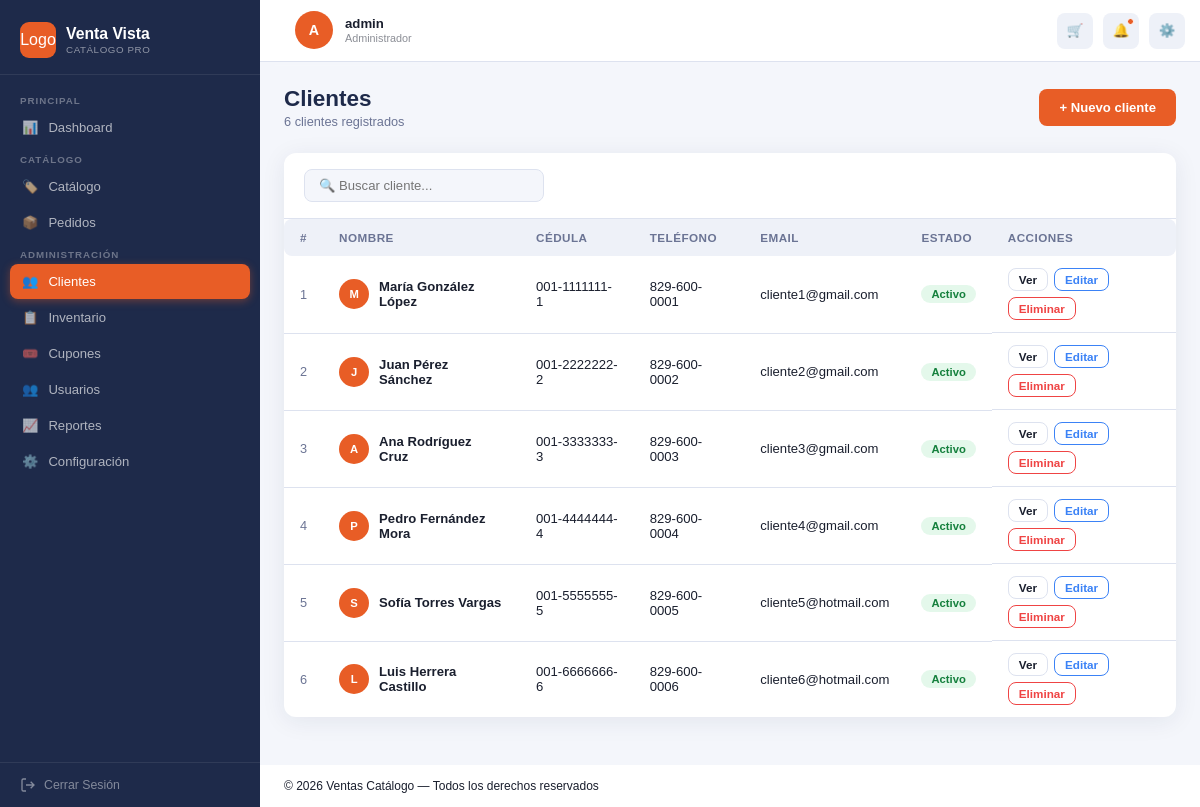
Screenshot of /clientes (signed in) with the database file from the repository.
### tables this page shows
CREATE TABLE clientes ( 

    idCliente   INT          NOT NULL AUTO_INCREMENT, 

    nombre      VARCHAR(60)  NOT NULL, 

    apellidos   VARCHAR(60)  NOT NULL, 

    cedula      VARCHAR(20)  NOT NULL, 

    telefono    VARCHAR(20), 

    email       VARCHAR(100) NOT NULL, 

    idUsuario   INT          NOT NULL, 

    PRIMARY KEY (idCliente), 

    UNIQUE KEY uk_cliente_cedula  (cedula), 

    UNIQUE KEY uk_cliente_email   (email), 

    UNIQUE KEY uk_cliente_usuario (idUsuario), 

    CONSTRAINT fk_cliente_usuario FOREIGN KEY (idUsuario) 

        REFERENCES usuarios (idUsuario) ON DELETE CASCADE ON UPDATE CASCADE 

);

### app/core/Controller.php (called while the page is built, shortened)
<?php
abstract class Controller {
    protected function render(string $vista, array $datos = []): void {
        require dirname(__DIR__) . '/views/layouts/layout.php';
    }
}

### app/controllers/ClienteController.php (called while the page is built, shortened)
<?php
class ClienteController extends Controller {
    public function index(): void {
        $this->render('clientes/index', [
            'clientes' => Cliente::obtenerTodos(),
            'flash'    => $this->getFlash(),
            'usuario'  => $this->usuarioActual(),
        ]);
    }
}

### app/core/Router.php (called while the page is built, shortened)
<?php
class Router {
    public function run(){
        $url = $_GET['url'] ?? '';
        $url = trim($url, '/');
        $routes = require dirname(__DIR__, 2) . '/config/routes.php';
        if (isset($routes[$url])) {
            $action = $routes[$url]['action'];
        }
        else{
            $controllerName = 'AuthController';
            $action = 'login';
        }
        $controller = new $controllerClass();
        $controller->$action();
    }
}

### public/index.php (called while the page is built, shortened)
<?php
$router = new Router();
$router->run();
?>

### app/models/Cliente.php (called while the page is built, shortened)
<?php
class Cliente extends Model {
    public static function obtenerTodos(): array {
        $sql = "SELECT c.*, u.nombreUsuario, u.email AS emailUsuario, u.activo
                FROM clientes c
                JOIN usuarios u ON c.idUsuario = u.idUsuario";
        return self::db()->query($sql)->fetchAll(PDO::FETCH_ASSOC);
    }
}

### app/views/clientes/index.php (the view, shortened to what this page needs)
<?php $clientes = $clientes ?? []; ?>
<div class="page-header">
    <div>
        <h1 class="page-titulo">Clientes</h1>
        <p class="page-sub"><?= count($clientes) ?> clientes registrados</p>
    </div>
    <a href="<?= BASE_URL ?>clientes/crear" class="btn btn-primario">+ Nuevo cliente</a>
</div>
<div class="panel">
    <div class="panel-header">
        <input class="input-buscar" type="text" id="buscador" placeholder="🔍 Buscar cliente...">
    </div>
    <div class="tabla-wrapper">
        <table class="tabla" id="tabla-clientes">
            <thead>
                <tr>
                    <th>#</th>
                    <th>Nombre</th>
                    <th>Cédula</th>
                    <th>Teléfono</th>
                    <th>Email</th>
                    <th>Estado</th>
                    <th>Acciones</th>
                </tr>
            </thead>
            <tbody>
                <?php if (empty($clientes)): ?>
                    <tr><td colspan="7" class="tabla-vacia">No hay clientes registrados.</td></tr>
                <?php else: ?>
                    <?php foreach ($clientes as $c): ?>
                    <tr>
                        <td class="texto-muted"><?= $c['idCliente'] ?></td>
                        <td>
                            <div class="avatar-fila">
                                <div class="avatar-mini"><?= strtoupper(substr($c['nombre'], 0, 1)) ?></div>
                                <span><strong><?= htmlspecialchars($c['nombre'] . ' ' . $c['apellidos']) ?></strong></span>
                            </div>
                        </td>
                        <td><?= htmlspecialchars($c['cedula']) ?></td>
                        <td><?= htmlspecialchars($c['telefono'] ?? '—') ?></td>
                        <td><?= htmlspecialchars($c['email']) ?></td>
                        <td>
                            <span class="badge <?= $c['activo'] ? 'badge--verde' : 'badge--rojo' ?>">
                                <?= $c['activo'] ? 'Activo' : 'Inactivo' ?>
                            </span>
                        </td>
                        <td class="acciones">
                            <a href="<?= BASE_URL ?>clientes/ver?id=<?= $c['idCliente'] ?>" class="btn-tabla">Ver</a>
                            <a href="<?= BASE_URL ?>clientes/editar?id=<?= $c['idCliente'] ?>" class="btn-tabla btn-tabla--editar">Editar</a>
                            <form method="POST" action="<?= BASE_URL ?>clientes/eliminar" style="display:inline"
                                  onsubmit="return confirm('¿Eliminar este cliente?')">
                                <button class="btn-tabla btn-tabla--eliminar" type="submit">Eliminar</button>
                            </form>
                        </td>
                    </tr>
                    <?php endforeach; ?>
                <?php endif; ?>
            </tbody>
        </table>
    </div>
</div>

### public/css/common.css (style rules this page uses)
:root { --primario: #1e2a4a; --primario-claro: #2d3f6b; --acento: #e85d26; --acento-claro: #ff7a45; --acento2: #f5a623; --fondo: #f4f6fb; --superficie: #ffffff; --superficie2: #eef1f8; --borde: #dde2ef; --texto: #1a1f2e; --texto-muted: #6b7494; --exito: #22c55e; --advertencia: #f59e0b; --peligro: #ef4444; --info: #3b82f6; --ancho-sidebar: 260px; --radio: 12px; --radio-sm: 8px; --sombra: 0 4px 24px rgba(30,42,74,.08); --sombra-md: 0 8px 40px rgba(30,42,74,.13); --fuente-display: 'Sora', sans-serif; --fuente-cuerpo: 'Plus Jakarta Sans', sans-serif; }
*, *::before, *::after { box-sizing: border-box; margin: 0; padding: 0; }
html { height: 100%; font-size: 15px; -webkit-font-smoothing: antialiased; }
body { font-family: var(--fuente-cuerpo); background: var(--fondo); color: var(--texto); min-height: 100vh; }
a { color: inherit; text-decoration: none; }
button { cursor: pointer; font-family: var(--fuente-cuerpo); }
input, select, textarea { font-family: var(--fuente-cuerpo); }
.btn { display: inline-flex; align-items: center; justify-content: center; gap: 8px; padding: 11px 20px; border-radius: var(--radio-sm); font-weight: 600; font-size: .875rem; border: none; transition: .2s; cursor: pointer; font-family: var(--fuente-cuerpo); }
.btn-primario { background: var(--acento); color: white; }
form { display: flex; flex-direction: column; gap: 15px; }
table { width: 100%; border-collapse: collapse; font-size: .875rem; }
thead th { background: var(--superficie2); padding: 10px 14px; text-align: left; font-size: .75rem; font-weight: 700; color: var(--texto-muted); letter-spacing: .05em; text-transform: uppercase; white-space: nowrap; }
thead th:first-child { border-radius: var(--radio-sm) 0 0 var(--radio-sm); }
thead th:last-child { border-radius: 0 var(--radio-sm) var(--radio-sm) 0; }
tbody td { padding: 12px 14px; border-bottom: 1px solid var(--borde); vertical-align: middle; color: var(--texto); }
tbody tr:last-child td { border-bottom: none; }
tbody tr { transition: .15s; }

### public/css/app.css (style rules this page uses)
.page-header { display: flex; align-items: center; justify-content: space-between; margin-bottom: 24px; flex-wrap: wrap; gap: 12px; }
.page-titulo { font-family: var(--fuente-display); font-size: 1.5rem; font-weight: 700; color: var(--primario); margin: 0; }
.page-sub { font-size: .85rem; color: var(--texto-muted); margin-top: 2px; }
.panel { background: var(--superficie); border-radius: var(--radio); box-shadow: var(--sombra); margin-bottom: 24px; overflow: hidden; }
.panel-header { display: flex; align-items: center; justify-content: space-between; padding: 16px 20px; border-bottom: 1px solid var(--borde); gap: 12px; flex-wrap: wrap; }
.tabla-wrapper { overflow-x: auto; }
.tabla { width: 100%; border-collapse: collapse; font-size: .875rem; }
.tabla thead th { padding: 12px 16px; background: var(--superficie2); color: var(--texto-muted); font-size: .78rem; font-weight: 600; text-transform: uppercase; letter-spacing: .04em; white-space: nowrap; text-align: left; }
.tabla tbody td { padding: 12px 16px; border-bottom: 1px solid var(--borde); vertical-align: middle; }
.tabla tbody tr:last-child td { border-bottom: none; }
.badge { display: inline-block; padding: 3px 10px; border-radius: 99px; font-size: .75rem; font-weight: 600; white-space: nowrap; }
.badge--verde { background: rgba(34,197,94,.12); color: #15803d; }
.acciones { display: flex; gap: 6px; align-items: center; flex-wrap: wrap; }
.btn-tabla { display: inline-block; padding: 4px 10px; border-radius: var(--radio-sm); font-size: .78rem; font-weight: 600; cursor: pointer; border: 1.5px solid var(--borde); background: var(--superficie); color: var(--texto); text-decoration: none; transition: .15s; font-family: var(--fuente-cuerpo); }
.btn-tabla--editar { border-color: var(--info); color: var(--info); }
.btn-tabla--eliminar { border-color: var(--peligro); color: var(--peligro); }
.input-buscar { padding: 8px 14px; border: 1.5px solid var(--borde); border-radius: var(--radio-sm); font-size: .875rem; font-family: var(--fuente-cuerpo); min-width: 240px; background: var(--fondo); color: var(--texto); outline: none; transition: .2s; }
.texto-muted { color: var(--texto-muted); font-size: .85rem; }
.avatar-fila { display: flex; align-items: center; gap: 10px; }
.avatar-mini { width: 30px; height: 30px; border-radius: 50%; background: var(--acento); color: white; font-size: .75rem; font-weight: 700; display: flex; align-items: center; justify-content: center; flex-shrink: 0; }

### rows the page displays
clientes: idCliente "1", nombre "M", nombre+apellidos "María González López", cedula "001-1111111-1", telefono "829-600-0001", email "cliente1@gmail.com"
clientes: idCliente "2", nombre "J", nombre+apellidos "Juan Pérez Sánchez", cedula "001-2222222-2", telefono "829-600-0002", email "cliente2@gmail.com"
clientes: idCliente "3", nombre "A", nombre+apellidos "Ana Rodríguez Cruz", cedula "001-3333333-3", telefono "829-600-0003", email "cliente3@gmail.com"
clientes: idCliente "4", nombre "P", nombre+apellidos "Pedro Fernández Mora", cedula "001-4444444-4", telefono "829-600-0004", email "cliente4@gmail.com"
clientes: idCliente "5", nombre "S", nombre+apellidos "Sofía Torres Vargas", cedula "001-5555555-5", telefono "829-600-0005", email "cliente5@hotmail.com"
clientes: idCliente "6", nombre "L", nombre+apellidos "Luis Herrera Castillo", cedula "001-6666666-6", telefono "829-600-0006", email "cliente6@hotmail.com"

### other values shown
$iniciales "A"
$nombreUsuario "admin"
$nombreRol "Administrador"
count($clientes) "6"
